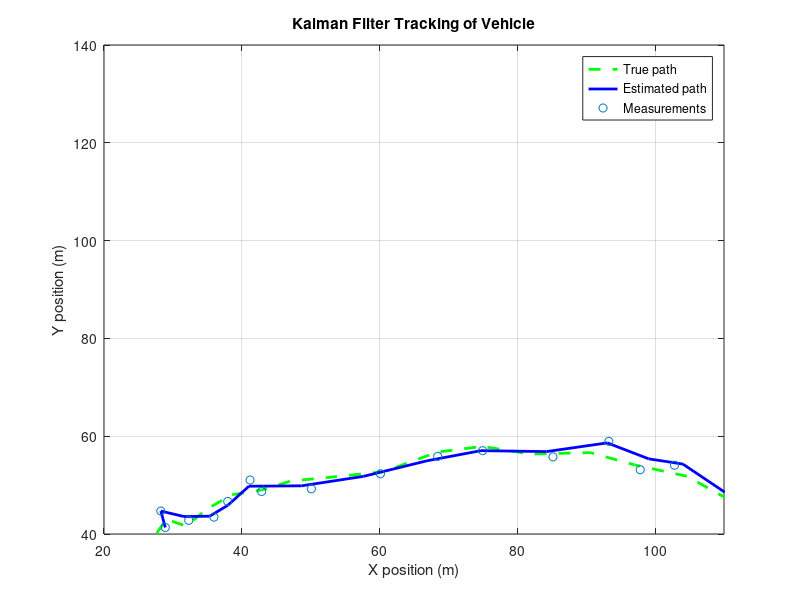

This figure's MATLAB source:
clc; clear all; close all;

% Constants
dt = 1;  % Time step (1 second)
v = 2;   % Constant speed (2 m/s)

% Initial state
x = [30; 0; 40; 0];  % [x, vx, y, vy]
P = eye(4) * 1e4;     % Initial covariance matrix

% Process noise covariance
Q = eye(4);

% Measurement noise covariance
R = eye(2) * 4;

% State transition matrix
F = [1, dt, 0, 0;
     0, 1, 0, 0;
     0, 0, 1, dt;
     0, 0, 0, 1];

% Measurement matrix
H = [1, 0, 0, 0;
     0, 0, 1, 0];

% Kalman filter initialization
x_est = x;
P_est = P;

% Simulate tracking for 100 time steps
x_est_list = [];
y_est_list = [];
x_true_list = [];
y_true_list = [];
x_meas_list = [];
y_meas_list = [];

for t = 1:100
    % Update true state
    x = F * x + sqrt(Q) * randn(4, 1);
    % Generate measurement
    z = H * x + randn(size(H, 1), 1) * sqrt(R(1, 1));
    % Predict step
    x_pred = F * x_est;
    P_pred = F * P_est * F' + Q;

    % Update step
    K = P_pred * H' * inv(H * P_pred * H' + R);   

    % Update estimated state
    x_est = x_pred + K * (z - H * x_pred);
    P_est = (eye(4) - K * H) * P_pred;
    
    % Store estimated states
    x_est_list = [x_est_list, x_est(1)];
    y_est_list = [y_est_list, x_est(3)];
    
    % Store true states
    x_true_list = [x_true_list, x(1)];
    y_true_list = [y_true_list, x(3)];
    
    % Store measurements
    x_meas_list = [x_meas_list, z(1)];
    y_meas_list = [y_meas_list, z(2)];
    % Update true state
    x(1) = x(1) + v * dt;
    x(3) = x(3) + v * dt;
end

% Plot true and estimated positions
figure;
plot(x_true_list, y_true_list, 'g--', 'LineWidth', 2); % True path
hold on;
plot(x_est_list, y_est_list, 'b', 'LineWidth', 2); % Estimated path
scatter(x_meas_list, y_meas_list, 'rx'); % Measurements
xlabel('X position (m)');
ylabel('Y position (m)');
title('Kalman Filter Tracking of Vehicle');
grid on;
legend('True path', 'Estimated path', 'Measurements');

% Set axis limits
xlim([20, 110]);
ylim([40, 140]);

hold off;